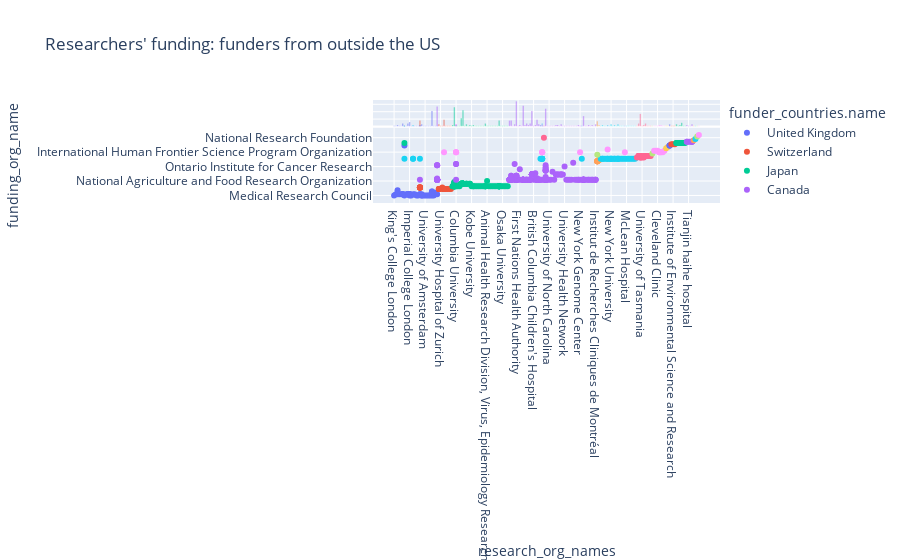

The cell this chart's notebook holds for it:
### Code cell
gsubset = grants[grants["funder_countries.name"] != 'United States']

px.scatter(gsubset,
           y="funding_org_name", 
           x="research_org_names", 
           marginal_x="histogram",
           color="funder_countries.name", 
           height=800,
           title="Researchers' funding: funders from outside the US")
